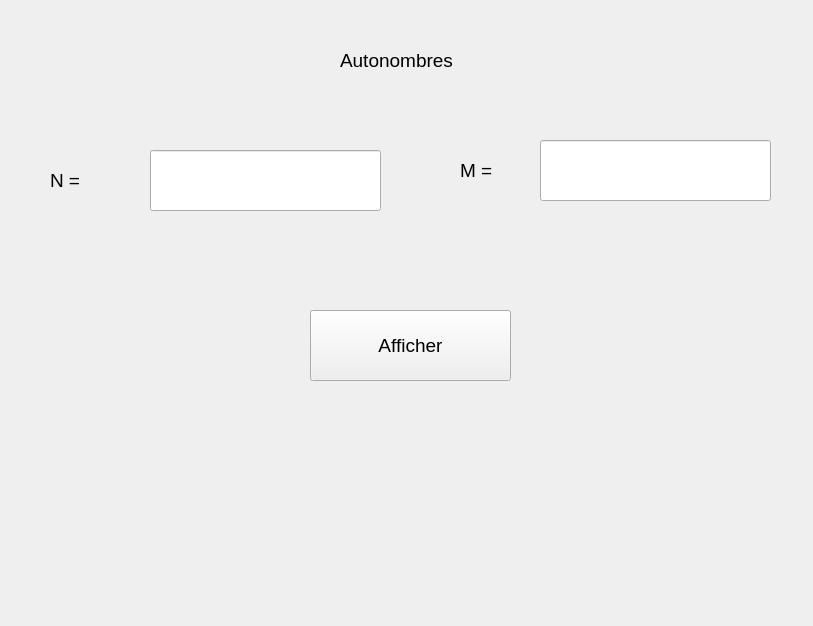
<?xml version="1.0" encoding="UTF-8"?>
<ui version="4.0">
 <class>Form</class>
 <widget class="QWidget" name="Form">
  <property name="geometry">
   <rect>
    <x>0</x>
    <y>0</y>
    <width>813</width>
    <height>626</height>
   </rect>
  </property>
  <property name="windowTitle">
   <string>Form</string>
  </property>
  <widget class="QLabel" name="label">
   <property name="geometry">
    <rect>
     <x>340</x>
     <y>20</y>
     <width>201</width>
     <height>81</height>
    </rect>
   </property>
   <property name="font">
    <font>
     <pointsize>14</pointsize>
    </font>
   </property>
   <property name="text">
    <string>Autonombres</string>
   </property>
  </widget>
  <widget class="QLineEdit" name="textn">
   <property name="geometry">
    <rect>
     <x>150</x>
     <y>150</y>
     <width>231</width>
     <height>61</height>
    </rect>
   </property>
   <property name="font">
    <font>
     <pointsize>14</pointsize>
    </font>
   </property>
  </widget>
  <widget class="QPushButton" name="afficher">
   <property name="geometry">
    <rect>
     <x>310</x>
     <y>310</y>
     <width>201</width>
     <height>71</height>
    </rect>
   </property>
   <property name="font">
    <font>
     <pointsize>14</pointsize>
    </font>
   </property>
   <property name="text">
    <string>Afficher</string>
   </property>
  </widget>
  <widget class="QLabel" name="label_2">
   <property name="geometry">
    <rect>
     <x>50</x>
     <y>140</y>
     <width>201</width>
     <height>81</height>
    </rect>
   </property>
   <property name="font">
    <font>
     <pointsize>14</pointsize>
    </font>
   </property>
   <property name="text">
    <string>N = </string>
   </property>
  </widget>
  <widget class="QLabel" name="label_3">
   <property name="geometry">
    <rect>
     <x>460</x>
     <y>130</y>
     <width>201</width>
     <height>81</height>
    </rect>
   </property>
   <property name="font">
    <font>
     <pointsize>14</pointsize>
    </font>
   </property>
   <property name="text">
    <string>M = </string>
   </property>
  </widget>
  <widget class="QLineEdit" name="textm">
   <property name="geometry">
    <rect>
     <x>540</x>
     <y>140</y>
     <width>231</width>
     <height>61</height>
    </rect>
   </property>
   <property name="font">
    <font>
     <pointsize>14</pointsize>
    </font>
   </property>
  </widget>
  <widget class="QLabel" name="res">
   <property name="geometry">
    <rect>
     <x>100</x>
     <y>400</y>
     <width>651</width>
     <height>181</height>
    </rect>
   </property>
   <property name="font">
    <font>
     <pointsize>14</pointsize>
    </font>
   </property>
   <property name="text">
    <string/>
   </property>
  </widget>
 </widget>
 <resources/>
 <connections/>
</ui>
